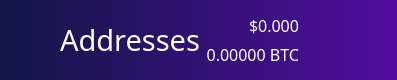
          <widget class="QFrame" name="NavBar">
           <property name="sizePolicy">
            <sizepolicy hsizetype="Preferred" vsizetype="Preferred">
             <horstretch>0</horstretch>
             <verstretch>0</verstretch>
            </sizepolicy>
           </property>
           <property name="minimumSize">
            <size>
             <width>0</width>
             <height>80</height>
            </size>
           </property>
           <property name="maximumSize">
            <size>
             <width>16777215</width>
             <height>80</height>
            </size>
           </property>
           <property name="layoutDirection">
            <enum>Qt::LeftToRight</enum>
           </property>
           <property name="autoFillBackground">
            <bool>false</bool>
           </property>
           <property name="styleSheet">
            <string notr="true">background: QLinearGradient(x1: 0, y1: 0, x2: 1, y2: 0, stop: 0 #121646, stop: 1 #510c9f);
border:0;
</string>
           </property>
           <property name="frameShape">
            <enum>QFrame::StyledPanel</enum>
           </property>
           <property name="frameShadow">
            <enum>QFrame::Raised</enum>
           </property>
           <layout class="QHBoxLayout" name="horizontalLayout_3">
            <property name="spacing">
             <number>6</number>
            </property>
            <property name="leftMargin">
             <number>60</number>
            </property>
            <property name="topMargin">
             <number>0</number>
            </property>
            <property name="rightMargin">
             <number>60</number>
            </property>
            <property name="bottomMargin">
             <number>0</number>
            </property>
            <item>
             <widget class="QLabel" name="label_2">
              <property name="sizePolicy">
               <sizepolicy hsizetype="Preferred" vsizetype="Preferred">
                <horstretch>0</horstretch>
                <verstretch>0</verstretch>
               </sizepolicy>
              </property>
              <property name="font">
               <font>
                <family>LibercoinLight</family>
                <pointsize>22</pointsize>
               </font>
              </property>
              <property name="autoFillBackground">
               <bool>false</bool>
              </property>
              <property name="styleSheet">
               <string notr="true">color:white;
background-color: rgba(255, 255, 255,0);</string>
              </property>
              <property name="text">
               <string>Addresses</string>
              </property>
              <property name="indent">
               <number>0</number>
              </property>
             </widget>
            </item>
            <item>
             <layout class="QVBoxLayout" name="verticalLayout_5">
              <item>
               <widget class="QLabel" name="priceUSD">
                <property name="font">
                 <font>
                  <family>LibercoinMedium</family>
                  <pointsize>12</pointsize>
                  <weight>50</weight>
                  <bold>false</bold>
                 </font>
                </property>
                <property name="styleSheet">
                 <string notr="true">background-color: rgb(0,0,0,0);
color: white;</string>
                </property>
                <property name="text">
                 <string>$0.000</string>
                </property>
                <property name="alignment">
                 <set>Qt::AlignBottom|Qt::AlignRight|Qt::AlignTrailing</set>
                </property>
               </widget>
              </item>
              <item>
               <widget class="QLabel" name="priceBTC">
                <property name="font">
                 <font>
                  <family>LibercoinLight</family>
                  <pointsize>12</pointsize>
                 </font>
                </property>
                <property name="styleSheet">
                 <string notr="true">background-color: rgb(0,0,0,0);
color: white;</string>
                </property>
                <property name="text">
                 <string>0.00000 BTC</string>
                </property>
                <property name="alignment">
                 <set>Qt::AlignRight|Qt::AlignTop|Qt::AlignTrailing</set>
                </property>
               </widget>
              </item>
             </layout>
            </item>
            <item>
             <widget class="QPushButton" name="pushButton">
              <property name="maximumSize">
               <size>
                <width>50</width>
                <height>80</height>
               </size>
              </property>
              <property name="styleSheet">
               <string notr="true">background: rgb(0,0,0,0)</string>
              </property>
              <property name="text">
               <string/>
              </property>
              <property name="icon">
               <iconset resource="../../../../../../coreupgrade/libercoin/src/qt/bitcoin.qrc">
                <normaloff>:/icons/Exports_45</normaloff>:/icons/Exports_45</iconset>
              </property>
              <property name="iconSize">
               <size>
                <width>70</width>
                <height>70</height>
               </size>
              </property>
             </widget>
            </item>
           </layout>
          </widget>
